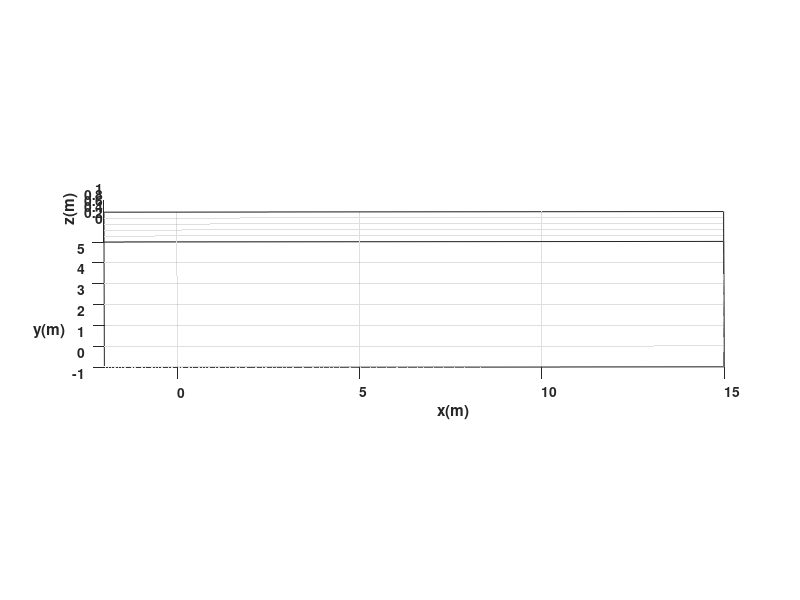

This figure's MATLAB source: (Note: this script raises an error after producing the figure.)
 %Limpieza de pantalla
clear all
close all
clc

%%%%%%%%%%%%%%%%%%%%%%%%% TIEMPO %%%%%%%%%%%%%%%%%%%%%%%%%%%%%%%%%%%%%%
tf=80;             % Tiempo de simulación en segundos (s)
ts=0.1;            % Tiempo de muestreo en segundos (s)
t=0:ts:tf;         % Vector de tiempo
N= length(t);      % Muestras


%%%%%%%%%%%%%%%%%%% CONDICIONES INICIALES %%%%%%%%%%%%%%%%%%%%%%%%%%%%%%%
%Inicializamos las variables que se van a emplear
x1= zeros (1, N+1);       % Posición (X) en el centro del eje que une las ruedas en metros (m)
y1= zeros (1, N+1);       % Posición (Y) en el centro del eje que une las ruedas en metros (m)
phi= zeros (1, N+1);      % Orientación del robot en radiaanes (rad)

%Damos valores a nuestro punto inicial de posición y orientación
x1(1)=0;  %Posición inicial eje x
y1(1)=0;  %Posición inicial eje y
phi(1)=0; %Orientación inicial del robot 

%%%%%%%%%%%%%%%%%%%%% PUNTO DE CONTROL %%%%%%%%%%%%%%%%%%%%%%%%%%%%%%%%%%%
%Inicializamos el punto de control 
hx= zeros (1, N+1);       % Posición en el eje (X) del punto de control en metros (m)
hy= zeros (1, N+1);       % Posición en el eje (Y) del punto de control en metros (m)

%Igualamos el punto de control con las proyecciones X1 y Y1 por su
%coincidencia
hx(1)= x1(1);       % Posición del punto de control en el eje (X) metros (m)
hy(1)= y1(1);       % Posición del punto de control en el eje (Y) metros (m)

%%%%%%%%%%%%%%%%%%%%%% VELOCIDADES DE REFERENCIA %%%%%%%%%%%%%%%%%%%%%%%%%%
%Tramo 1 (v=0 m/s, w=pi/6 rad/s)
%Tramo 2 (v=1 m/s, w=0 rad/s)
%Tramo 3 (v=0 m/s, w=2/3pi rad/s)
%Tramo 4 (v=1 m/s, w=0 rad/s)
%Tramo 5 (v=0 m/s, w=-2/3pi rad/s)
%Tramo 6 (v=1 m/s, w=0 rad/s)
%Tramo 7 (v=1 m/s, w=0 rad/s)
%Tramo 8 (v=0 m/s, w=pi/2 rad/s)

v = [   0*ones(1,10)    1*ones(1,30)     0*ones(1,10)    1*ones(1,10)    0*ones(1,10)    1*ones(1,20)    0*ones(1,10) 1*ones(1,10)     0*ones(1,10)  1*ones(1,30)    0*ones(1,10)  1*ones(1,15)    0*ones(1,10)  1*ones(1,30)      0*ones(1,10)  1*ones(1,15)     0*ones(1,10)   1*ones(1,30)      0*ones(1,10)  1*ones(1,15)   0*ones(1,10) 1*ones(1,20)    0*ones(1,10) 1*ones(1,30)        0*ones(1,10)  1*ones(1,34)      0*ones(1,10)  1*ones(1,31)      0*ones(1,10)  1*ones(1,5)      0*ones(1,10)  1*ones(1,15)     0*ones(1,10)  1*ones(1,18)  0*ones(1,10) 1*ones(1,18)     0*ones(1,10)  1*ones(1,15)  0*ones(1,1300)]; % Velocidad lineal de referencia (m/s)
w = [pi/2*ones(1,10)    0*ones(1,30)  pi/2*ones(1,10)    0*ones(1,10)  -pi*ones(1,10)    0*ones(1,20)   pi*ones(1,10) 0*ones(1,10)  pi/2*ones(1,10)  0*ones(1,30) pi/2*ones(1,10)  0*ones(1,15) pi/2*ones(1,10)  0*ones(1,30)  -pi/2*ones(1,10)  0*ones(1,15)  -pi/2*ones(1,10)   0*ones(1,30) -pi/2*ones(1,10)  0*ones(1,15) -pi*ones(1,10) 0*ones(1,20) pi/2*ones(1,10) 0*ones(1,30)  -6*pi/7*ones(1,10)  0*ones(1,34) 6*pi/7*ones(1,10)  0*ones(1,31)  -pi/2*ones(1,10)  0*ones(1,5) -pi/3*ones(1,10)  0*ones(1,15)  -pi/6*ones(1,10)  0*ones(1,18) pi*ones(1,10) 0*ones(1,18) -pi/6*ones(1,10)  0*ones(1,15)  0*ones(1,1300)]; % Velocidad angular de referencia (rad/s)




%%%%%%%%%%%%%%%%%%%%%%%%% BUCLE DE SIMULACION %%%%%%%%%%%%%%%%%%%%%%%%%%%%%%%%

for k=1:N 
    
    %Aplico la integral a la velocidad angular para obtener el angulo "phi" de la orientación
    phi(k+1)=phi(k)+w(k)*ts; % Integral numérica (método de Euler)
           
   %%%%%%%%%%%%%%%%%%%%% MODELO CINEMATICO %%%%%%%%%%%%%%%%%%%%%%%%%
    
    xp1=v(k)*cos(phi(k)); 
    yp1=v(k)*sin(phi(k));
 
    %Aplico la integral a la velocidad lineal para obtener las cordenadas
    %"x1" y "y1" de la posición
    x1(k+1)=x1(k)+ ts*xp1; % Integral numérica (método de Euler)
    y1(k+1)=y1(k)+ ts*yp1; % Integral numérica (método de Euler)

    % Posicion del robot con respecto al punto de control
    hx(k+1)=x1(k+1); 
    hy(k+1)=y1(k+1);

end



%%%%%%%%%%%%%%%%%%%%%%%%%%%%% SIMULACION VIRTUAL 3D %%%%%%%%%%%%%%%%%%%%%%%%%%%%

% a) Configuracion de escena

scene=figure;  % Crear figura (Escena)
set(scene,'Color','white'); % Color del fondo de la escena
set(gca,'FontWeight','bold') ;% Negrilla en los ejes y etiquetas
sizeScreen=get(0,'ScreenSize'); % Retorna el tamaño de la pantalla del computador
set(scene,'position',sizeScreen); % Configurar tamaño de la figura
camlight('headlight'); % Luz para la escena
axis equal; % Establece la relación de aspecto para que las unidades de datos sean las mismas en todas las direcciones.
grid on; % Mostrar líneas de cuadrícula en los ejes
box on; % Mostrar contorno de ejes
xlabel('x(m)'); ylabel('y(m)'); zlabel('z(m)'); % Etiqueta de los eje

view([-0.1 35]); % Orientacion de la figura
axis([-2 15 -1 5 0 1]); % Ingresar limites minimos y maximos en los ejes x y z [minX maxX minY maxY minZ maxZ]

% b) Graficar robots en la posicion inicial
scale = 4;
MobileRobot;
H1=MobilePlot(x1(1),y1(1),phi(1),scale);hold on;

% c) Graficar Trayectorias
H2=plot3(hx(1),hy(1),0,'r','lineWidth',2);

% d) Bucle de simulacion de movimiento del robot

step=80; % pasos para simulacion

for k=1:step:N

    delete(H1);    
    delete(H2);
    
    H1=MobilePlot(x1(k),y1(k),phi(k),scale);
    H2=plot3(hx(1:k),hy(1:k),zeros(1,k),'r','lineWidth',2);
    
    pause(ts);

end

